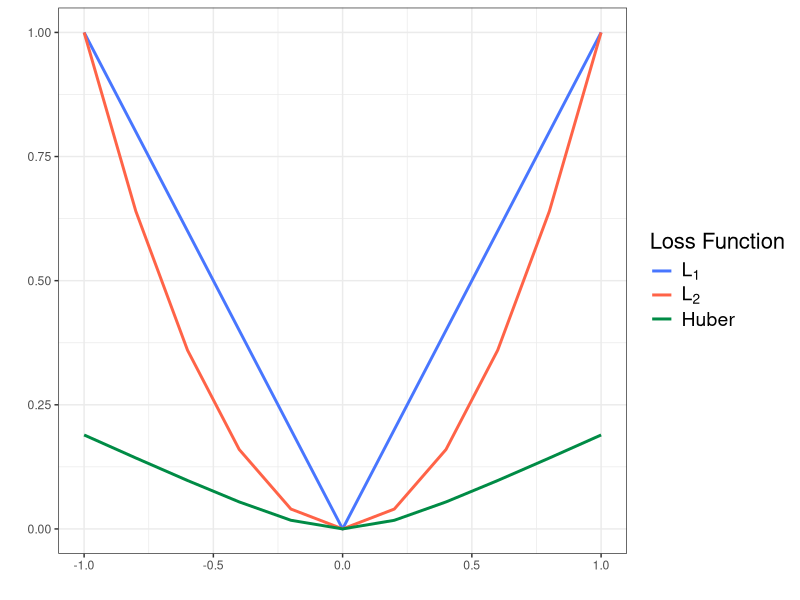

Here is the R script that generated this plot:
# Loss functions

L1_loss = function(x){abs(x)}
L2_loss = function(x){x*x}
Huber_loss = function(x){(0.24^2)*(sqrt(1 + (x/0.24)^2) - 1)}

x_init <- (-5:5)/5
x_full <- rep(-5:5,3)/5

# Plot

dummy_data <- cbind(x_full, rbind(cbind(L1_loss(x_init)), cbind(L2_loss(x_init)), cbind(Huber_loss(x_init))))

dummy_data <- cbind(dummy_data, rbind(cbind(rep(1:1,11)), cbind(rep(2:2,11)), cbind(rep(3:3,11))))

dummy_data <- as.data.frame(dummy_data)

colnames(dummy_data)[3] <- "Loss Function"

dummy_data$`Loss Function` <- as.factor(dummy_data$`Loss Function`)

library(ggplot2)

pdf("LossFunctions.pdf",10,10)
ggplot(data=dummy_data, aes(x=x_full, y=V2, group = `Loss Function`, colour = `Loss Function`)) + 
  geom_line(size = 1) + xlab("") + ylab(" ") + 
  scale_color_manual(labels = c(expression(L[1]), expression(L[2]), "Huber"), values = c("royalblue1", "tomato", "springgreen4")) +
  theme_bw() + theme(
    legend.title = element_text(size = 16),
    legend.text = element_text(size = 14)
  )
dev.off()
